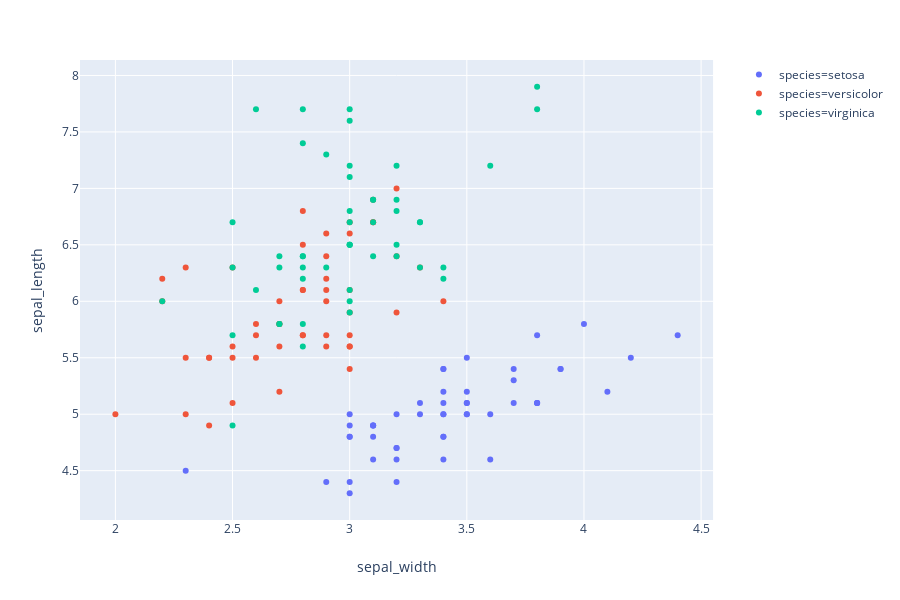

Here is the notebook cell this chart was saved with:
### Code cell
# https://plot.ly/python/line-and-scatter/
import plotly.express as px
iris = px.data.iris()
fig = px.scatter(iris, x="sepal_width", y="sepal_length", color="species")
fig.show()

### Figure 1 — Plotly figure (JSON) as saved in the notebook; plotly's stock layout.template omitted (floating-point values rounded to 4 significant figures)
{"data": [{"hoverlabel": {"namelength": 0}, "hovertemplate": "species=setosa<br>sepal_width=%{x}<br>sepal_length=%{y}", "legendgroup": "species=setosa", "marker": {"color": "#636efa", "symbol": "circle"}, "mode": "markers", "name": "species=setosa", "showlegend": true, "type": "scatter", "x": [3.5, 3, 3.2, 3.1, 3.6, 3.9, 3.4, 3.4, 2.9, 3.1, 3.7, 3.4, 3, 3, 4, 4.4, 3.9, 3.5, 3.8, 3.8, 3.4, 3.7, 3.6, 3.3, 3.4, 3, 3.4, 3.5, 3.4, 3.2, 3.1, 3.4, 4.1, 4.2, 3.1, 3.2, 3.5, 3.1, 3, 3.4, 3.5, 2.3, 3.2, 3.5, 3.8, 3, 3.8, 3.2, 3.7, 3.3], "xaxis": "x", "y": [5.1, 4.9, 4.7, 4.6, 5, 5.4, 4.6, 5, 4.4, 4.9, 5.4, 4.8, 4.8, 4.3, 5.8, 5.7, 5.4, 5.1, 5.7, 5.1, 5.4, 5.1, 4.6, 5.1, 4.8, 5, 5, 5.2, 5.2, 4.7, 4.8, 5.4, 5.2, 5.5, 4.9, 5, 5.5, 4.9, 4.4, 5.1, 5, 4.5, 4.4, 5, 5.1, 4.8, 5.1, 4.6, 5.3, 5], "yaxis": "y"}, {"hoverlabel": {"namelength": 0}, "hovertemplate": "species=versicolor<br>sepal_width=%{x}<br>sepal_length=%{y}", "legendgroup": "species=versicolor", "marker": {"color": "#EF553B", "symbol": "circle"}, "mode": "markers", "name": "species=versicolor", "showlegend": true, "type": "scatter", "x": [3.2, 3.2, 3.1, 2.3, 2.8, 2.8, 3.3, 2.4, 2.9, 2.7, 2, 3, 2.2, 2.9, 2.9, 3.1, 3, 2.7, 2.2, 2.5, 3.2, 2.8, 2.5, 2.8, 2.9, 3, 2.8, 3, 2.9, 2.6, 2.4, 2.4, 2.7, 2.7, 3, 3.4, 3.1, 2.3, 3, 2.5, 2.6, 3, 2.6, 2.3, 2.7, 3, 2.9, 2.9, 2.5, 2.8], "xaxis": "x", "y": [7, 6.4, 6.9, 5.5, 6.5, 5.7, 6.3, 4.9, 6.6, 5.2, 5, 5.9, 6, 6.1, 5.6, 6.7, 5.6, 5.8, 6.2, 5.6, 5.9, 6.1, 6.3, 6.1, 6.4, 6.6, 6.8, 6.7, 6, 5.7, 5.5, 5.5, 5.8, 6, 5.4, 6, 6.7, 6.3, 5.6, 5.5, 5.5, 6.1, 5.8, 5, 5.6, 5.7, 5.7, 6.2, 5.1, 5.7], "yaxis": "y"}, {"hoverlabel": {"namelength": 0}, "hovertemplate": "species=virginica<br>sepal_width=%{x}<br>sepal_length=%{y}", "legendgroup": "species=virginica", "marker": {"color": "#00cc96", "symbol": "circle"}, "mode": "markers", "name": "species=virginica", "showlegend": true, "type": "scatter", "x": [3.3, 2.7, 3, 2.9, 3, 3, 2.5, 2.9, 2.5, 3.6, 3.2, 2.7, 3, 2.5, 2.8, 3.2, 3, 3.8, 2.6, 2.2, 3.2, 2.8, 2.8, 2.7, 3.3, 3.2, 2.8, 3, 2.8, 3, 2.8, 3.8, 2.8, 2.8, 2.6, 3, 3.4, 3.1, 3, 3.1, 3.1, 3.1, 2.7, 3.2, 3.3, 3, 2.5, 3, 3.4, 3], "xaxis": "x", "y": [6.3, 5.8, 7.1, 6.3, 6.5, 7.6, 4.9, 7.3, 6.7, 7.2, 6.5, 6.4, 6.8, 5.7, 5.8, 6.4, 6.5, 7.7, 7.7, 6, 6.9, 5.6, 7.7, 6.3, 6.7, 7.2, 6.2, 6.1, 6.4, 7.2, 7.4, 7.9, 6.4, 6.3, 6.1, 7.7, 6.3, 6.4, 6, 6.9, 6.7, 6.9, 5.8, 6.8, 6.7, 6.7, 6.3, 6.5, 6.2, 5.9], "yaxis": "y"}], "layout": {"height": 600, "legend": {"tracegroupgap": 0}, "margin": {"t": 60}, "xaxis": {"anchor": "y", "domain": [0, 0.98], "title": {"text": "sepal_width"}}, "yaxis": {"anchor": "x", "domain": [0, 1], "title": {"text": "sepal_length"}}}}
